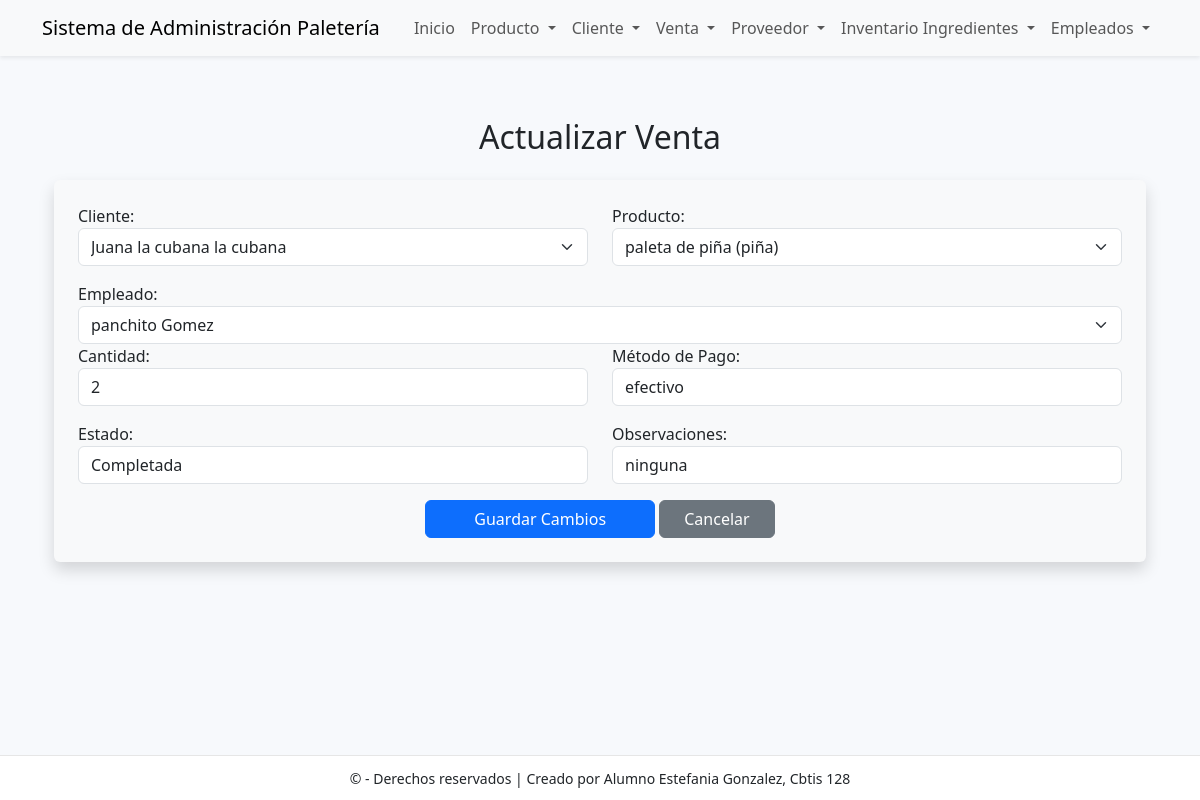
The page /venta/actualizar/1/ on the database its author committed.
### app_Paleteria/models.py (models this page shows, shortened)
class Venta(models.Model):
    id_venta = models.AutoField(primary_key=True)
    fecha_venta = models.DateField(auto_now_add=True)
    cantidad = models.IntegerField()
    total = models.DecimalField(max_digits=10, decimal_places=2)
    metodo_pago = models.CharField(max_length=50)
    estado = models.CharField(max_length=50, blank=True)
    observaciones = models.CharField(max_length=200, blank=True)
    id_cliente = models.ForeignKey(
        Cliente,
        on_delete=models.CASCADE,
        db_column='id_cliente'
    )
    id_producto = models.ForeignKey(
        Producto,
        on_delete=models.CASCADE,
        db_column='id_producto'
    )
    id_empleado = models.ForeignKey(
        Empleado,
        on_delete=models.CASCADE,
        db_column='id_empleado'
    )

class Cliente(models.Model):
    id_cliente = models.AutoField(primary_key=True)
    nombre = models.CharField(max_length=100)
    apellido = models.CharField(max_length=100)
    telefono = models.CharField(max_length=50)
    email = models.CharField(max_length=100)
    direccion = models.CharField(max_length=100)
    fecha_registro = models.DateField(auto_now_add=True)
    ciudad = models.CharField(max_length=100, blank=True)

class Producto(models.Model):
    id_producto = models.AutoField(primary_key=True)
    nombre = models.CharField(max_length=100)
    sabor = models.CharField(max_length=100)
    precio = models.DecimalField(max_digits=10, decimal_places=2)
    stock = models.IntegerField()
    tipo = models.CharField(max_length=100)
    fecha_elaboracion = models.DateField()
    descripcion = models.CharField(max_length=200, blank=True)
    id_ingrediente = models.ForeignKey(
        InventarioIngrediente,
        on_delete=models.CASCADE,
        db_column='id_ingrediente'
    )

class Empleado(models.Model):
    id_empleado = models.AutoField(primary_key=True)
    nombre = models.CharField(max_length=100)
    apellido = models.CharField(max_length=100)
    cargo = models.CharField(max_length=100)
    fecha_contratacion = models.DateField()
    salario = models.DecimalField(max_digits=10, decimal_places=2)
    direccion = models.CharField(max_length=200)
    edad = models.IntegerField()

### app_Paleteria/views.py (the view)
# urls.py: path('venta/actualizar/<int:id>/', views.actualizar_venta, name='actualizar_venta'),
def actualizar_venta(request, id):
    venta = get_object_or_404(Venta, id_venta=id)
    clientes = Cliente.objects.all()
    productos = Producto.objects.all()
    empleados = Empleado.objects.all()
    return render(request, 'venta/actualizar_venta.html', {
        'venta': venta,
        'clientes': clientes,
        'productos': productos,
        'empleados': empleados
    })

### app_Paleteria/templates/venta/actualizar_venta.html (shortened to what this page needs)
{% extends 'base.html' %}
{% block content %}
<div class="container mt-5">
  <h2 class="text-center mb-4">Actualizar Venta</h2>
  <form method="POST" action="{% url 'realizar_actualizacion_venta' venta.id_venta %}" class="shadow p-4 bg-light rounded">
    <div class="row mb-3">
      <div class="col">
        <label for="id_cliente">Cliente:</label>
        <select name="id_cliente" class="form-select" required>
          {% for c in clientes %}
          <option value="{{ c.id_cliente }}" {% if c.id_cliente == venta.id_cliente.id_cliente %}selected{% endif %}>
            {{ c.nombre }} {{ c.apellido }}
          </option>
          {% endfor %}
        </select>
      </div>
      <div class="col">
        <label for="id_producto">Producto:</label>
        <select name="id_producto" class="form-select" required>
          {% for p in productos %}
          <option value="{{ p.id_producto }}" {% if p.id_producto == venta.id_producto.id_producto %}selected{% endif %}>
            {{ p.nombre }} ({{ p.sabor }})
          </option>
          {% endfor %}
        </select>
      </div>
    </div>
    <div class="col">
        <label for="id_empleado">Empleado:</label>
        <select name="id_empleado" class="form-select" required>
          {% for e in empleados %}
          <option value="{{ e.id_empleado }}" {% if e.id_empleado == venta.id_empleado.id_empleado %}selected{% endif %}>
            {{ e.nombre }} {{ e.apellido }}
          </option>
          {% endfor %}
        </select>
      </div>
    <div class="row mb-3">
      <div class="col">
        <label>Cantidad:</label>
        <input type="number" name="cantidad" class="form-control" value="{{ venta.cantidad }}" required>
      </div>
      <div class="col">
        <label>Método de Pago:</label>
        <input type="text" name="metodo_pago" class="form-control" value="{{ venta.metodo_pago }}" required>
      </div>
    </div>
    <div class="row mb-3">
      <div class="col">
        <label>Estado:</label>
        <input type="text" name="estado" class="form-control" value="{{ venta.estado }}" required>
      </div>
      <div class="col">
        <label>Observaciones:</label>
        <input type="text" name="observaciones" class="form-control" value="{{ venta.observaciones }}">
      </div>
    </div>
    <div class="text-center">
      <button type="submit" class="btn btn-primary px-5">Guardar Cambios</button>
      <a href="{% url 'ver_venta' %}" class="btn btn-secondary px-4">Cancelar</a>
    </div>
  </form>
</div>
{% endblock %}

### app_Paleteria/templates/base.html (style rules this page uses)
body { padding-top: 70px; padding-bottom: 70px; background:#f7f9fc; }

### rows shown on the page
Venta: id_cliente "Juana la cubana la cubana", id_producto "paleta de piña (piña)", id_empleado "panchito Gomez", cantidad "2", metodo_pago "efectivo", estado "Completada", observaciones "ninguna"
